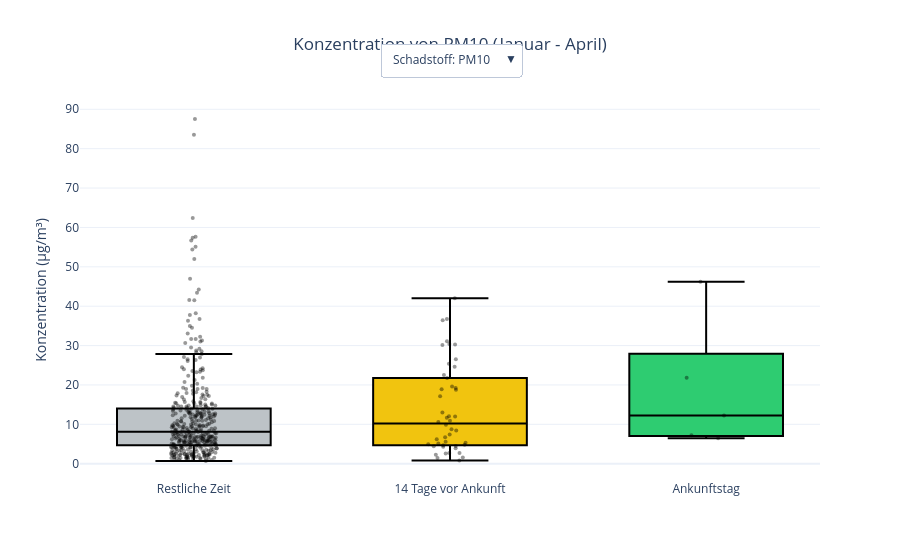

This figure's notebook cell:
### Code cell
import pandas as pd
import plotly.graph_objects as go

# Loading and preparing our data to work with it
df = pd.read_csv(r'C:\Users\ThinkPad\Documents\Data Science Projekt\craneCount_pollution_arrivalDates_2021-2025.csv')
df['Date'] = pd.to_datetime(df['Date'])
df['Is_Arrival_Day'] = df['Is_Arrival_Day'].astype(str).str.lower().str.strip()
df = df[df['Date'].dt.month <= 4].copy()

# Making Categories for the box plot
df['Category'] = 'Restliche Zeit'
df.loc[df['Is_Arrival_Day'] == 'yes', 'Category'] = 'Ankunftstag'

# Getting our 14 days before the arrival dates to put them a category
arrival_dates = df[df['Is_Arrival_Day'] == 'yes']['Date'].unique()
for arrival_date in arrival_dates:
    mask = (df['Date'] >= arrival_date - pd.Timedelta(days=14)) & (df['Date'] < arrival_date)
    df.loc[mask & (df['Category'] == 'Restliche Zeit'), 'Category'] = '14 Tage vor Ankunft'

# Creating our Box Plot
fig = go.Figure()

pollutants = ['PM10', 'PM2.5', 'O3']
categories = ['Restliche Zeit', '14 Tage vor Ankunft', 'Ankunftstag']
colors = ["#bdc3c7", "#f1c40f", "#2ecc71"]

# Create boxplots for each pollutant and category
for poll in pollutants:
    for i, cat in enumerate(categories):
        # Filter data for current pollutant and category
        plot_data = df[df['Category'] == cat][poll]
        
        fig.add_trace(go.Box(
            y=plot_data,
            x=[cat] * len(plot_data), # Explizite X-Achsen Zuweisung für Breite
            name=cat,
            visible=(poll == 'PM10'),
            marker=dict(color='black', opacity=0.4, size=4),
            line=dict(color='black', width=2),
            fillcolor=colors[i],
            boxpoints='all',
            jitter=0.3,
            pointpos=0,
            showlegend=False
        ))

# Creating the interactive dropdown menu
buttons = []
for i, poll in enumerate(pollutants):
    # Create visibility array for all traces and make only the three traces of current pollutant visible
    visibility = [False] * (len(pollutants) * len(categories))
    visibility[i*3 : (i+1)*3] = [True, True, True]
    
    buttons.append(dict(
        label=f"Schadstoff: {poll}",
        method="update",
        args=[{"visible": visibility},
              {"title": f"Konzentration von {poll} (Januar - April)"}]
    ))

# layout for the box plot
fig.update_layout(
    # Making the dropdown menu
    updatemenus=[dict(
        active=0,
        buttons=buttons,
        x=0.5, xanchor="center", y=1.15, yanchor="top", 
        showactive=True
    )],
    title=f"Konzentration von {pollutants[0]} (Januar - April)",
    title_x=0.5, # Titel zentrieren
    template="plotly_white",
    yaxis_title="Konzentration (µg/m³)",
    xaxis=dict(type='category'),
    boxgap=0.1,     
    boxgroupgap=0.1  
)

# Increasing the widht of the boxes
fig.update_traces(width=0.6) 

fig.show()

### Figure 1 — Plotly figure (JSON) as saved in the notebook; plotly's stock layout.template omitted (floating-point values rounded to 4 significant figures; data arrays with more than 128 entries replaced by an {"elided": "..."} marker saying what was removed)
{"data": [{"boxpoints": "all", "fillcolor": "#bdc3c7", "jitter": 0.3, "line": {"color": "black", "width": 2}, "marker": {"color": "black", "opacity": 0.4, "size": 4}, "name": "Restliche Zeit", "pointpos": 0, "showlegend": false, "type": "box", "visible": true, "width": 0.6, "x": {"elided": "390 str values"}, "y": {"elided": "390 float values"}}, {"boxpoints": "all", "fillcolor": "#f1c40f", "jitter": 0.3, "line": {"color": "black", "width": 2}, "marker": {"color": "black", "opacity": 0.4, "size": 4}, "name": "14 Tage vor Ankunft", "pointpos": 0, "showlegend": false, "type": "box", "visible": true, "width": 0.6, "x": ["14 Tage vor Ankunft", "14 Tage vor Ankunft", "14 Tage vor Ankunft", "14 Tage vor Ankunft", "14 Tage vor Ankunft", "14 Tage vor Ankunft", "14 Tage vor Ankunft", "14 Tage vor Ankunft", "14 Tage vor Ankunft", "14 Tage vor Ankunft", "14 Tage vor Ankunft", "14 Tage vor Ankunft", "14 Tage vor Ankunft", "14 Tage vor Ankunft", "14 Tage vor Ankunft", "14 Tage vor Ankunft", "14 Tage vor Ankunft", "14 Tage vor Ankunft", "14 Tage vor Ankunft", "14 Tage vor Ankunft", "14 Tage vor Ankunft", "14 Tage vor Ankunft", "14 Tage vor Ankunft", "14 Tage vor Ankunft", "14 Tage vor Ankunft", "14 Tage vor Ankunft", "14 Tage vor Ankunft", "14 Tage vor Ankunft", "14 Tage vor Ankunft", "14 Tage vor Ankunft", "14 Tage vor Ankunft", "14 Tage vor Ankunft", "14 Tage vor Ankunft", "14 Tage vor Ankunft", "14 Tage vor Ankunft", "14 Tage vor Ankunft", "14 Tage vor Ankunft", "14 Tage vor Ankunft", "14 Tage vor Ankunft", "14 Tage vor Ankunft", "14 Tage vor Ankunft", "14 Tage vor Ankunft", "14 Tage vor Ankunft", "14 Tage vor Ankunft", "14 Tage vor Ankunft", "14 Tage vor Ankunft"], "y": [4.297, 12.02, 11.69, 1.483, 5.556, 6.236, 4.721, 0.8213, 2.721, 8.759, 9.884, 18.9, 3.942, 5.106, 10.89, 22.56, 30.15, 18.77, 26.54, 19.6, 19.22, 21.76, 5.356, 10.57, 4.791, 2.695, 2.265, 4.97, 4.413, 11.97, 8.461, 12.99, 4.516, 2.628, 1.584, 7.417, 36.4, 31.07, 36.76, 42.01, 30.3, 17.16, 6.737, 25.39, 30.43, 24.64]}, {"boxpoints": "all", "fillcolor": "#2ecc71", "jitter": 0.3, "line": {"color": "black", "width": 2}, "marker": {"color": "black", "opacity": 0.4, "size": 4}, "name": "Ankunftstag", "pointpos": 0, "showlegend": false, "type": "box", "visible": true, "width": 0.6, "x": ["Ankunftstag", "Ankunftstag", "Ankunftstag", "Ankunftstag", "Ankunftstag"], "y": [12.24, 7.235, 46.18, 6.455, 21.82]}, {"boxpoints": "all", "fillcolor": "#bdc3c7", "jitter": 0.3, "line": {"color": "black", "width": 2}, "marker": {"color": "black", "opacity": 0.4, "size": 4}, "name": "Restliche Zeit", "pointpos": 0, "showlegend": false, "type": "box", "visible": false, "width": 0.6, "x": {"elided": "390 str values"}, "y": {"elided": "390 float values"}}, {"boxpoints": "all", "fillcolor": "#f1c40f", "jitter": 0.3, "line": {"color": "black", "width": 2}, "marker": {"color": "black", "opacity": 0.4, "size": 4}, "name": "14 Tage vor Ankunft", "pointpos": 0, "showlegend": false, "type": "box", "visible": false, "width": 0.6, "x": ["14 Tage vor Ankunft", "14 Tage vor Ankunft", "14 Tage vor Ankunft", "14 Tage vor Ankunft", "14 Tage vor Ankunft", "14 Tage vor Ankunft", "14 Tage vor Ankunft", "14 Tage vor Ankunft", "14 Tage vor Ankunft", "14 Tage vor Ankunft", "14 Tage vor Ankunft", "14 Tage vor Ankunft", "14 Tage vor Ankunft", "14 Tage vor Ankunft", "14 Tage vor Ankunft", "14 Tage vor Ankunft", "14 Tage vor Ankunft", "14 Tage vor Ankunft", "14 Tage vor Ankunft", "14 Tage vor Ankunft", "14 Tage vor Ankunft", "14 Tage vor Ankunft", "14 Tage vor Ankunft", "14 Tage vor Ankunft", "14 Tage vor Ankunft", "14 Tage vor Ankunft", "14 Tage vor Ankunft", "14 Tage vor Ankunft", "14 Tage vor Ankunft", "14 Tage vor Ankunft", "14 Tage vor Ankunft", "14 Tage vor Ankunft", "14 Tage vor Ankunft", "14 Tage vor Ankunft", "14 Tage vor Ankunft", "14 Tage vor Ankunft", "14 Tage vor Ankunft", "14 Tage vor Ankunft", "14 Tage vor Ankunft", "14 Tage vor Ankunft", "14 Tage vor Ankunft", "14 Tage vor Ankunft", "14 Tage vor Ankunft", "14 Tage vor Ankunft", "14 Tage vor Ankunft", "14 Tage vor Ankunft"], "y": [3.779, 10.63, 10.63, 1.293, 3.794, 1.778, 3.81, 0.7079, 1.277, 6.761, 8.226, 17.12, 1.821, 3.519, 8.74, 19.02, 26.14, 16.36, 23.07, 15.87, 16.23, 19.08, 2.939, 8.297, 4.224, 1.887, 1.267, 4.423, 3.42, 10.78, 7.287, 11.18, 4.05, 1.942, 1.206, 6.255, 32.71, 28.42, 31.61, 38.28, 27.54, 14.95, 5.298, 23.56, 27.69, 21.85]}, {"boxpoints": "all", "fillcolor": "#2ecc71", "jitter": 0.3, "line": {"color": "black", "width": 2}, "marker": {"color": "black", "opacity": 0.4, "size": 4}, "name": "Ankunftstag", "pointpos": 0, "showlegend": false, "type": "box", "visible": false, "width": 0.6, "x": ["Ankunftstag", "Ankunftstag", "Ankunftstag", "Ankunftstag", "Ankunftstag"], "y": [10.53, 5.866, 43.4, 5.687, 19.75]}, {"boxpoints": "all", "fillcolor": "#bdc3c7", "jitter": 0.3, "line": {"color": "black", "width": 2}, "marker": {"color": "black", "opacity": 0.4, "size": 4}, "name": "Restliche Zeit", "pointpos": 0, "showlegend": false, "type": "box", "visible": false, "width": 0.6, "x": {"elided": "390 str values"}, "y": {"elided": "390 float values"}}, {"boxpoints": "all", "fillcolor": "#f1c40f", "jitter": 0.3, "line": {"color": "black", "width": 2}, "marker": {"color": "black", "opacity": 0.4, "size": 4}, "name": "14 Tage vor Ankunft", "pointpos": 0, "showlegend": false, "type": "box", "visible": false, "width": 0.6, "x": ["14 Tage vor Ankunft", "14 Tage vor Ankunft", "14 Tage vor Ankunft", "14 Tage vor Ankunft", "14 Tage vor Ankunft", "14 Tage vor Ankunft", "14 Tage vor Ankunft", "14 Tage vor Ankunft", "14 Tage vor Ankunft", "14 Tage vor Ankunft", "14 Tage vor Ankunft", "14 Tage vor Ankunft", "14 Tage vor Ankunft", "14 Tage vor Ankunft", "14 Tage vor Ankunft", "14 Tage vor Ankunft", "14 Tage vor Ankunft", "14 Tage vor Ankunft", "14 Tage vor Ankunft", "14 Tage vor Ankunft", "14 Tage vor Ankunft", "14 Tage vor Ankunft", "14 Tage vor Ankunft", "14 Tage vor Ankunft", "14 Tage vor Ankunft", "14 Tage vor Ankunft", "14 Tage vor Ankunft", "14 Tage vor Ankunft", "14 Tage vor Ankunft", "14 Tage vor Ankunft", "14 Tage vor Ankunft", "14 Tage vor Ankunft", "14 Tage vor Ankunft", "14 Tage vor Ankunft", "14 Tage vor Ankunft", "14 Tage vor Ankunft", "14 Tage vor Ankunft", "14 Tage vor Ankunft", "14 Tage vor Ankunft", "14 Tage vor Ankunft", "14 Tage vor Ankunft", "14 Tage vor Ankunft", "14 Tage vor Ankunft", "14 Tage vor Ankunft", "14 Tage vor Ankunft", "14 Tage vor Ankunft"], "y": [33.16, 9.348, 10.42, 87.77, 48.99, 79.75, 61.42, 64.7, 65.21, 54.93, 61.45, 33.93, 60.93, 45.08, 29.04, 16.57, 16.93, 44.94, 31.2, 46.36, 21.52, 20.48, 68.69, 48.52, 56.92, 66.04, 66.12, 40.23, 34.79, 22.7, 25.94, 46.28, 47.24, 61.06, 57.68, 59.2, 9.515, 27.67, 8.834, 18.87, 33.73, 33.38, 61.93, 50.75, 42.48, 44.7]}, {"boxpoints": "all", "fillcolor": "#2ecc71", "jitter": 0.3, "line": {"color": "black", "width": 2}, "marker": {"color": "black", "opacity": 0.4, "size": 4}, "name": "Ankunftstag", "pointpos": 0, "showlegend": false, "type": "box", "visible": false, "width": 0.6, "x": ["Ankunftstag", "Ankunftstag", "Ankunftstag", "Ankunftstag", "Ankunftstag"], "y": [26.65, 53.38, 27.47, 28.65, 53.84]}], "layout": {"boxgap": 0.1, "boxgroupgap": 0.1, "title": {"text": "Konzentration von PM10 (Januar - April)", "x": 0.5}, "updatemenus": [{"active": 0, "buttons": [{"args": [{"visible": [true, true, true, false, false, false, false, false, false]}, {"title": "Konzentration von PM10 (Januar - April)"}], "label": "Schadstoff: PM10", "method": "update"}, {"args": [{"visible": [false, false, false, true, true, true, false, false, false]}, {"title": "Konzentration von PM2.5 (Januar - April)"}], "label": "Schadstoff: PM2.5", "method": "update"}, {"args": [{"visible": [false, false, false, false, false, false, true, true, true]}, {"title": "Konzentration von O3 (Januar - April)"}], "label": "Schadstoff: O3", "method": "update"}], "showactive": true, "x": 0.5, "xanchor": "center", "y": 1.15, "yanchor": "top"}], "xaxis": {"type": "category"}, "yaxis": {"title": {"text": "Konzentration (µg/m³)"}}}}
